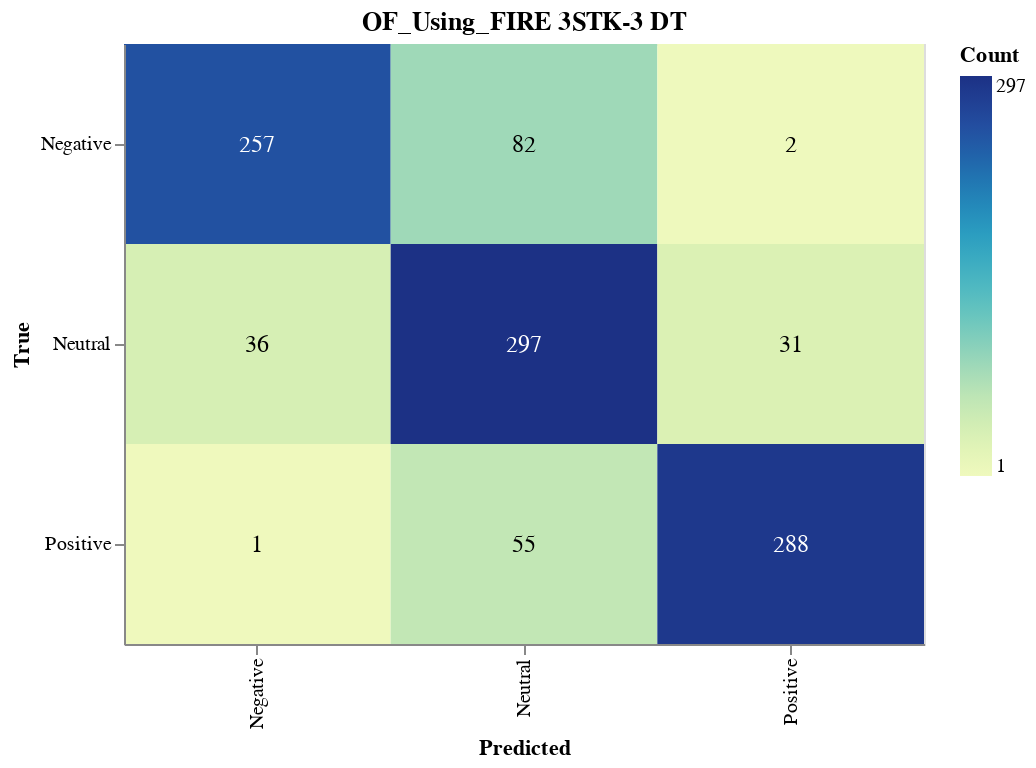

The notebook cell this image was saved under:
### Markdown cell above
#### Save CM

### Code cell
import altair as alt
import altair_saver
import pandas as pd
from sklearn.metrics import confusion_matrix

# Calculate the confusion matrix
cm = confusion_matrix(y_val, dt_validation_predictions)

# Define class names
class_names = ['Negative', 'Neutral', 'Positive']

# Convert confusion matrix to DataFrame
cm_df = pd.DataFrame(cm, index=class_names, columns=class_names).reset_index().melt(id_vars='index')
cm_df.columns = ['True', 'Predicted', 'Count']

# Ensure the order of categories
cm_df['True'] = pd.Categorical(cm_df['True'], categories=class_names, ordered=True)
cm_df['Predicted'] = pd.Categorical(cm_df['Predicted'], categories=class_names, ordered=True)

# Create the Altair plot
heatmap = alt.Chart(cm_df).mark_rect().encode(
    x=alt.X('Predicted:O', sort=class_names),
    y=alt.Y('True:O', sort=class_names),
    color='Count:Q',
    tooltip=['True', 'Predicted', 'Count']
).properties(
    width=400,
    height=300,
    title='OF_Using_FIRE 3STK-3 DT'
)

# Add text labels
text = heatmap.mark_text(
    align='center',
    baseline='middle',
    fontSize=12
).encode(
    text='Count:Q',
    color=alt.condition(
        alt.datum.Count > cm.max() / 2,
        alt.value('white'),
        alt.value('black')
    )
)

# Combine heatmap and text
final_chart = heatmap + text

# Display the plot
final_chart.show()

### Figure 1 — Vega-Lite specification as saved in the notebook (floating-point values rounded to 4 significant figures)
{"config": {"view": {"continuousWidth": 300, "continuousHeight": 300}}, "layer": [{"mark": {"type": "rect"}, "encoding": {"color": {"field": "Count", "type": "quantitative"}, "tooltip": [{"field": "True", "type": "ordinal"}, {"field": "Predicted", "type": "ordinal"}, {"field": "Count", "type": "quantitative"}], "x": {"field": "Predicted", "sort": ["Negative", "Neutral", "Positive"], "type": "ordinal"}, "y": {"field": "True", "sort": ["Negative", "Neutral", "Positive"], "type": "ordinal"}}, "title": "OF_Using_FIRE 3STK-3 DT"}, {"mark": {"type": "text", "align": "center", "baseline": "middle", "fontSize": 12}, "encoding": {"color": {"condition": {"test": "(datum.Count > 148.5)", "value": "white"}, "value": "black"}, "text": {"field": "Count", "type": "quantitative"}, "tooltip": [{"field": "True", "type": "ordinal"}, {"field": "Predicted", "type": "ordinal"}, {"field": "Count", "type": "quantitative"}], "x": {"field": "Predicted", "sort": ["Negative", "Neutral", "Positive"], "type": "ordinal"}, "y": {"field": "True", "sort": ["Negative", "Neutral", "Positive"], "type": "ordinal"}}, "title": "OF_Using_FIRE 3STK-3 DT"}], "data": {"name": "data-ca320b8fba05df55e9eff51e6ba12397"}, "height": 300, "width": 400, "$schema": "https://vega.github.io/schema/vega-lite/v5.17.0.json", "datasets": {"data-ca320b8fba05df55e9eff51e6ba12397": [{"True": "Negative", "Predicted": "Negative", "Count": 257}, {"True": "Neutral", "Predicted": "Negative", "Count": 36}, {"True": "Positive", "Predicted": "Negative", "Count": 1}, {"True": "Negative", "Predicted": "Neutral", "Count": 82}, {"True": "Neutral", "Predicted": "Neutral", "Count": 297}, {"True": "Positive", "Predicted": "Neutral", "Count": 55}, {"True": "Negative", "Predicted": "Positive", "Count": 2}, {"True": "Neutral", "Predicted": "Positive", "Count": 31}, {"True": "Positive", "Predicted": "Positive", "Count": 288}]}}
